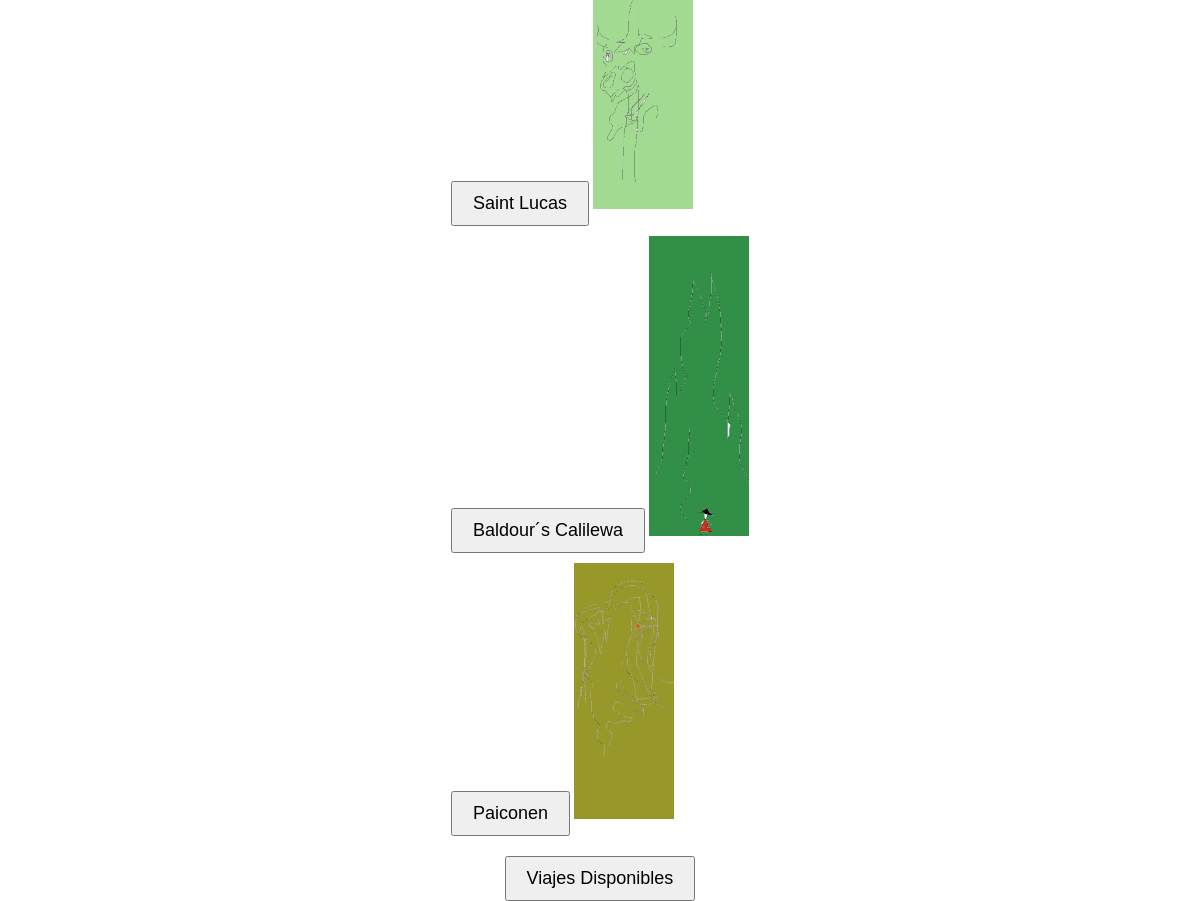
Page /seleccionar_destinos on the committed database.
### tables this page shows
CREATE TABLE destinos (
                    id INTEGER PRIMARY KEY,
                    nombre TEXT,
                    descripcion TEXT
                , imagen TEXT);

### app.py (the view)
@app.route('/seleccionar_destinos')
def seleccionar_destinos():
    conexion = sqlite3.connect('base_de_datos.db')
    cursor = conexion.cursor()
    cursor.execute("SELECT nombre, imagen FROM destinos")
    destinos = cursor.fetchall()
    conexion.close()
    return render_template('seleccionar_destinos.html', destinos=destinos)

### templates/seleccionar_destinos.html (shortened to what this page needs)
<!DOCTYPE html>
<html lang="en">
<head>
    <link rel="stylesheet" href="{{ url_for('static', filename='styles.css') }}">
</head>
<body>
    <div class="destinos-container">
        {% for destino in destinos %}
            {% if destino[0] %}
                <div class="boton-destino">
                    <a href="{{ url_for('info_destino', destino=destino[0]) }}">
                        <button id="btn-{{ loop.index }}">{{ destino[0] }}</button>
                        <img src="{{ url_for('static', filename='images/' + destino[1]) }}" alt="Imagen de {{ destino[0] }}" class="imagen-destino">
                    </a>
                </div>
            {% endif %}
        {% endfor %}
    </div>
    <div class="button-container">
        <a href="{{ url_for('viajes_disponibles') }}"><button>Viajes Disponibles</button></a>
    </div>
</body>
</html>

### static/styles.css (style rules this page uses)
button { font-size: 18px; padding: 10px 20px; }
.destinos-container a { text-decoration: none; }
.button-container { display: flex; justify-content: center; margin-top: 20px; }
.button-container button { font-size: 18px; padding: 10px 20px; margin: 0 20px; }
.button-container a[href="/viajes_disponibles"] button { margin: 0; }
.imagen-destino { width: 100px; height: auto; margin-top: 10px; }

### rows in the picture
destinos: nombre "Saint Lucas", imagen (picture)
destinos: nombre "Baldour´s Calilewa", imagen (picture)
destinos: nombre "Paiconen", imagen (picture)
